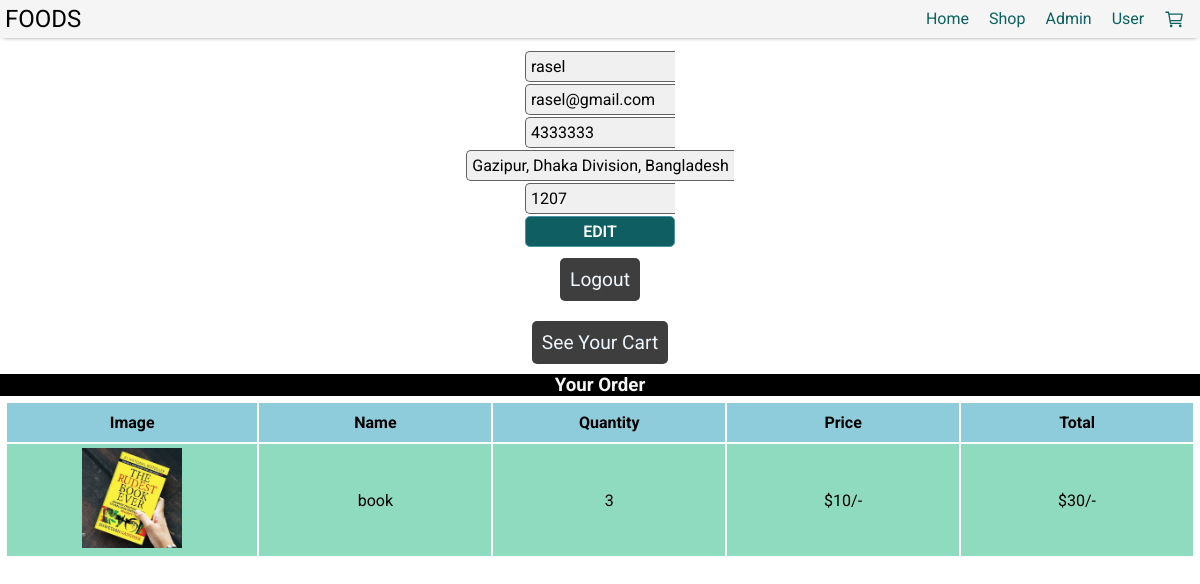
The page /user.php (signed in) on the database its author committed.
### tables this page shows
CREATE TABLE `user` (
  `id` int(11) NOT NULL,
  `nam` varchar(2000) NOT NULL,
  `mail` varchar(100) NOT NULL,
  `num` int(16) NOT NULL,
  `pass` varchar(100) NOT NULL,
  `city` varchar(100) NOT NULL,
  `zip` varchar(100) NOT NULL
);

CREATE TABLE `checkout` (
  `id` int(11) NOT NULL,
  `pid` int(11) NOT NULL,
  `uid` int(11) NOT NULL,
  `quantity` int(11) NOT NULL,
  `perprice` int(11) NOT NULL,
  `fullprice` int(11) NOT NULL,
  `nam` varchar(2000) NOT NULL,
  `num` int(100) NOT NULL,
  `road` varchar(100) NOT NULL,
  `area` varchar(100) NOT NULL,
  `paymethod` varchar(100) NOT NULL,
  `tcode` varchar(100) NOT NULL,
  `pnumber` int(22) NOT NULL,
  `ordertime` varchar(100) NOT NULL
);

CREATE TABLE `product` (
  `id` int(11) NOT NULL,
  `nam` varchar(100) NOT NULL,
  `price` int(100) NOT NULL,
  `img` varchar(1000) NOT NULL,
  `uploadtime` varchar(100) NOT NULL
);

### user.php (the view, shortened to what this page needs)
<?php
$userid = $_SESSION["userid"];
?>
<?php include "tamplate/connect1.php";
?>
</head>
<body>
    <div class="container">
        <?php include "tamplate/header.php";
        ?>
        <div class="contant">
            <?php
            include "php/config.php";
            $sql = "SELECT * FROM user WHERE id = $userid";
            $result = mysqli_query($con, $sql);
            if (mysqli_num_rows($result)) {
                $row = mysqli_fetch_assoc($result);
            ?>
                <div class="userinfo">
                    <div class="info name"><?php echo $row['nam']; ?></div>
                    <div class="info email"><?php echo $row['mail']; ?></div>
                    <div class="info number"><?php echo $row['num']; ?></div>
                    <div class="info city"><?php echo $row['city']; ?></div>
                    <div class="info zip"><?php echo $row['zip']; ?></div>
                    <div class="info edit">EDIT</div>
                </div>
                <div class="btnbox">
                    <a href="php/userlogout.php">Logout</a>
                    <a href="cart.php">See Your Cart</a>
                    <h3 style="text-align:center; width:100%; background:black ;color:whitesmoke;">Your Order</h3>
                    <table>
                        <tr>
                            <th>Image</th>
                            <th>Name</th>
                            <th>Quantity</th>
                            <th>Price</th>
                            <th>Total</th>
                        </tr>
                        <?php
                        include "php/config.php";
                        $sql2 = "SELECT * FROM checkout WHERE uid=$userid";
                        $result2 = mysqli_query($con, $sql2);
                        if (mysqli_num_rows($result2)) {
                            while ($row2 = mysqli_fetch_assoc($result2)) {
                                $pid = $row2['pid'];
                                $sql3 = "SELECT * FROM product WHERE id=$pid ";
                                $result3 = mysqli_query($con, $sql3);
                                if (mysqli_num_rows($result3)) {
                                    $row3 =mysqli_fetch_assoc($result3);
                        ?>
                                    <tr>
                                        <td><img src="image/<?php echo $row3['img'] ?>" alt=""></td>
                                        <td><?php echo $row3['nam'] ?></td>
                                        <td><?php echo $row2['quantity'] ?></td>
                                        <td>$<?php echo $row2['perprice'] ?>/-</td>
                                        <td>$<?php echo $row2['fullprice'] ?>/-</td>
                                    </tr>
                        <?php }
                            }
                        } ?>
                    </table>
                </div>
            <?php } ?>
        </div>
    </div>
</body>
</html>

### css/style.css (style rules this page uses)
* { margin: 0; padding: 0; -webkit-box-sizing: border-box; box-sizing: border-box; font-family: "Poppins", sans-serif; font-family: "Roboto", sans-serif; }
.container { max-width: 1250px; margin: auto; }
.contant { margin-top: 50px; padding-bottom: 30px; }
.userinfo { display: -webkit-box; display: -ms-flexbox; display: flex; -webkit-box-pack: center; -ms-flex-pack: center; justify-content: center; -webkit-box-orient: vertical; -webkit-box-direction: normal; -ms-flex-direction: column; flex-direction: column; -webkit-box-align: center; -ms-flex-align: center; align-items: center; }
.userinfo .info { max-width: 300px; min-width: 150px; background: #f0f0f0; padding: 5px; border-left: 1px solid #616161; border-top: 1px solid #616161; border-bottom: 1px solid #616161; border-bottom-left-radius: 5px; border-top-left-radius: 5px; margin: 1px 0px; }
.userinfo .edit { border: 1px solid #4a96a4; border-radius: 5px; text-align: center; background: #0f5f62; color: #fdfdfd; font-weight: 600; }
.btnbox { width: 100%; display: -webkit-box; display: -ms-flexbox; display: flex; -webkit-box-orient: vertical; -webkit-box-direction: normal; -ms-flex-direction: column; flex-direction: column; -webkit-box-align: center; -ms-flex-align: center; align-items: center; }
.btnbox a { margin: 10px; text-decoration: none; background: #3e3e3e; color: aliceblue; font-size: 1.2rem; padding: 10px; border-radius: 5px; }
table { width: 100%; padding: 5px; }
table tr th { background: #8fccdb; padding: 10px; }
table tr td { background: #8fdbbf; text-align: center; padding: 4px; width: 100px; }
table tr td img { width: 100px; height: 100px; -o-object-fit: cover; object-fit: cover; }

### rows shown on the page
user: nam "rasel", mail "rasel@gmail.com", num "4333333", city "Gazipur, Dhaka Division, Bangladesh", zip "1207"
checkout: product.img (picture), product.nam "book", quantity "3", perprice "10", fullprice "30"
